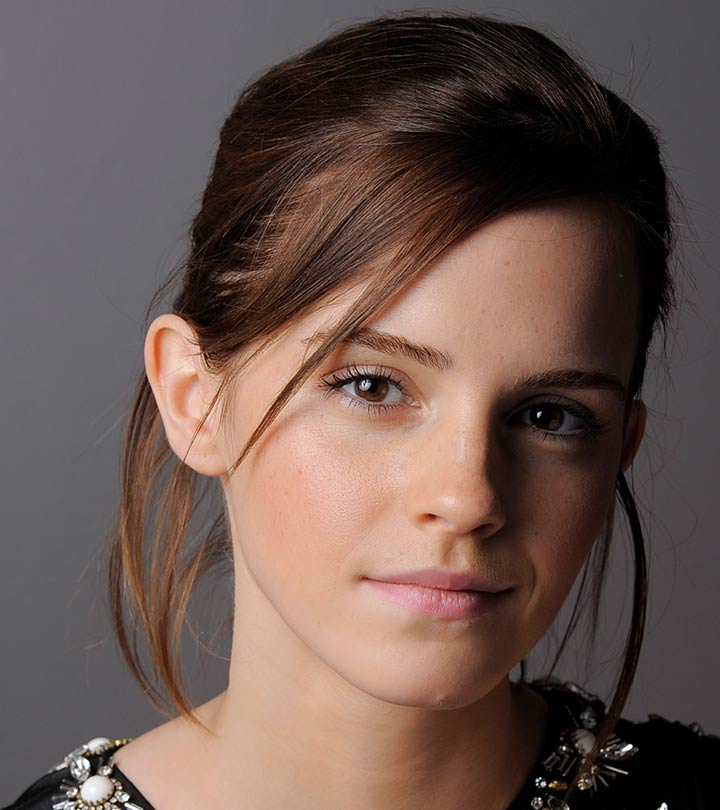
#> input picture Assignment1/a1images/emma.jpg, 720 x 810 px; the run also reads 1 picture not shown here
$ jupyter execute assignement1.ipynb
#> lines starting #> are read from the running program, lines starting #| are printed output that depends on the picture; after the words box and inside, x2 and y2 are one past the last pixel; in counts of white or black regions, pixels touching at a corner belong together
[cell 1]
# Intensity Windowing
import cv2 as cv
import numpy as np
import matplotlib.pyplot as plt


t1 = np.linspace(0, 50, 51).astype('uint8')
print(len(t1))
t2 = np.linspace(100, 255, 100).astype('uint8')
print(len(t2))
t3 = np.linspace(155, 255, 105).astype('uint8')
print(len(t3))

transform = np.concatenate((t1, t2, t3), axis=0).astype('uint8')
print(len(transform))

fig, ax = plt.subplots()
ax.plot(transform)
ax.set_xlabel(r'Input, $f(\mathbf{x})$')
ax.set_ylabel('Output, $\mathrm{T}[f(\mathbf{x})]$')
ax.set_xlim(0,255)
ax.set_ylim(0,255)
ax.set_aspect('equal')
plt.show()
#> figure, not shown here; curve peaks at x = 150, y = 255


f = cv.imread('a1images/emma.jpg', cv.IMREAD_GRAYSCALE)
#> f: shape (810, 720); min 0, max 255, mean 92.3
t = np.arange(256, dtype=np.uint8)
g = transform[f]
fig, ax = plt.subplots(1, 2, figsize=(16, 6))
ax[0].imshow(f, cmap='gray', vmin=0, vmax=255)
ax[0].set_title('Original Image')
ax[1].imshow(g, cmap='gray', vmin=0, vmax=255)
ax[1].set_title('Transformed Image')
for a in ax[0:1]:
    a.axis('off')

plt.show()

[cell 2]
t1 = np.linspace(0, 70, 181).astype('uint8')
print(len(t1))
t2 = np.linspace(180, 255, 75).astype('uint8')
print(len(t2))

transform1 = np.concatenate((t1, t2), axis=0).astype('uint8')
print(len(transform1))

t3 = np.linspace(0, 100, 101).astype('uint8')
print(len(t1))
t4 = np.linspace(200, 255, 80).astype('uint8')
print(len(t2))
t5 = np.linspace(100, 90, 75).astype('uint8')
print(len(t2))


transform2 = np.concatenate((t3, t4, t5), axis=0).astype('uint8')
print(len(transform2))

fig, ax = plt.subplots()
ax.plot(np.arange(256), transform1, label='Transform 1', linestyle='-', linewidth=2)
ax.plot(np.arange(256), transform2, label='Transform 2', linestyle='--', linewidth=2)

ax.set_xlabel(r'Input, $f(\mathbf{x})$')
ax.set_ylabel(r'Output, $\mathrm{T}[f(\mathbf{x})]$')
ax.set_xlim(0, 255)
ax.set_ylim(0, 255)
ax.set_aspect('equal')
ax.legend()
plt.grid(True)
plt.title("Comparison of Two Transform Functions")
plt.show()
#> figure, not shown here; curve peaks at x = 255, y = 255; curve peaks at x = 180, y = 255


f = cv.imread('a1images/brain_proton_density_slice.png', cv.IMREAD_GRAYSCALE)
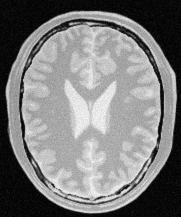
#> input picture Assignment1/a1images/brain_proton_density_slice.png, 181 x 217 px
#> f is the input picture: shape (217, 181); min 0, max 251, mean 123.7
t = np.arange(256, dtype=np.uint8)
g1 = transform1[f]
g2 = transform2[f]
fig, ax = plt.subplots(1, 3, figsize=(14, 4))
ax[0].imshow(f, cmap='gray', vmin=0, vmax=255)
ax[0].set_title('Original Image')
ax[1].imshow(g1, cmap='gray', vmin=0, vmax=255)
ax[1].set_title('Transformed Image')
ax[2].imshow(g2, cmap='gray', vmin=0, vmax=255)
ax[2].set_title('Transformed Image')
for a in ax[0:1]:
    a.axis('off')

plt.show()

[cell 3]
import cv2 as cv
import numpy as np
import matplotlib.pyplot as plt

# Load image
f = cv.imread('a1images/highlights_and_shadows.jpg')  # BGR image
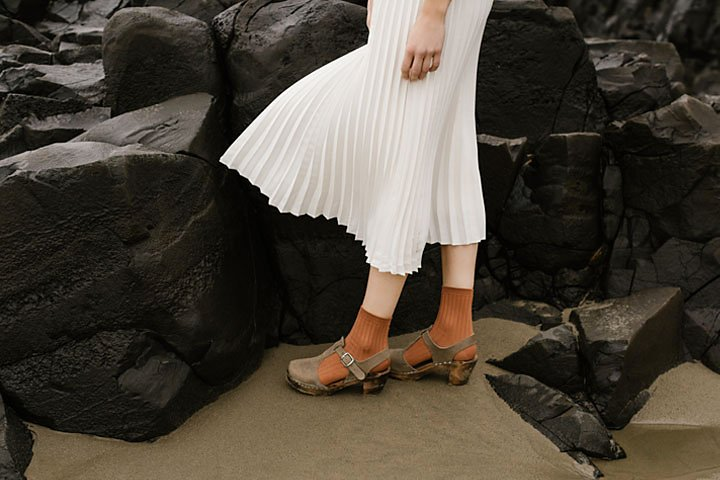
#> input picture Assignment1/a1images/highlights_and_shadows.jpg, 720 x 480 px
#> f is the input picture: shape (480, 720, 3); mean B, G, R 58.1, 68.6, 75.7
lab = cv.cvtColor(f, cv.COLOR_BGR2LAB)
#> lab: shape (480, 720, 3); mean of channels 0, 1, 2 71.3, 129.1, 135
L, a, b = cv.split(lab)

# Normalize L to [0,1], apply gamma, then rescale back to [0,255]
L_float = L / 255.0
gamma = 2.2
L_corrected = np.power(L_float, gamma)
L_corrected = np.uint8(np.clip(L_corrected * 255.0, 0, 255))

# Merge and convert back to BGR
lab_corrected = cv.merge((L_corrected, a, b))
#> lab_corrected: shape (480, 720, 3); mean of channels 0, 1, 2 35.3, 129.1, 135
img_corrected = cv.cvtColor(lab_corrected, cv.COLOR_LAB2BGR)

# Show result
plt.subplot(1, 2, 1)
plt.title("Original")
plt.imshow(cv.cvtColor(f, cv.COLOR_BGR2RGB))

plt.subplot(1, 2, 2)
plt.title("Gamma corrected (γ=2.2)")
plt.imshow(cv.cvtColor(img_corrected, cv.COLOR_BGR2RGB))
plt.show()
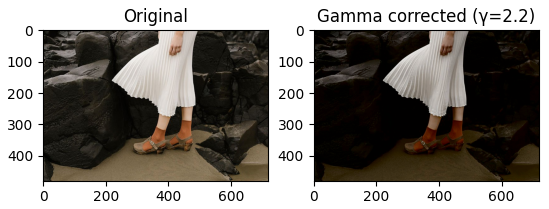
#> figure drawn by matplotlib, 2 panels

[cell 4]
f = cv.cvtColor(f, cv.COLOR_BGR2RGB)
hist, bins = np.histogram(f.ravel(), 256, [0, 256])
#> hist = 256 values, max 20977 at index 16, min 40 at index 253, mean 4050; bins = 257 values from 0 to 256
hist2, bins2 = np.histogram(lab_corrected.ravel(), 256, [0, 256])
#> hist2 = 256 values, max 158530 at index 130, min 0 at index 64, mean 4050; bins2 = 257 values from 0 to 256
fig, ax = plt.subplots(1, 2, figsize=(12, 4))
ax[0].plot(hist)
ax[0].set_title('Original Image Histogram')
ax[0].set_xlabel('Intensity Value')
ax[0].set_ylabel('Frequency')
ax[1].plot(hist2)
ax[1].set_title('Corrected Image Histogram')
ax[1].set_xlabel('Intensity Value')
ax[1].set_ylabel('Frequency')
plt.show()
#> figure, not shown here; panel 1: curve peaks at x = 16, y = 20977; panel 2: curve peaks at x = 130, y = 158530

[cell 5]
import cv2 as cv
import numpy as np
import matplotlib.pyplot as plt

# Read and convert
f = cv.imread('a1images/highlights_and_shadows.jpg')  # BGR image
hsv = cv.cvtColor(f, cv.COLOR_BGR2HSV)
#> hsv: shape (480, 720, 3); mean H, S, V 20.7, 81.9, 75.7
h, s, v = cv.split(hsv)

# Parameters
a = 0.4   # vibrance amount, in [0,1]
sigma = 70.0

# Transformation on saturation
S_transformed = s.astype(np.float32) + a * 128 * np.exp(-((s.astype(np.float32) - 128)**2) / (2 * sigma**2))
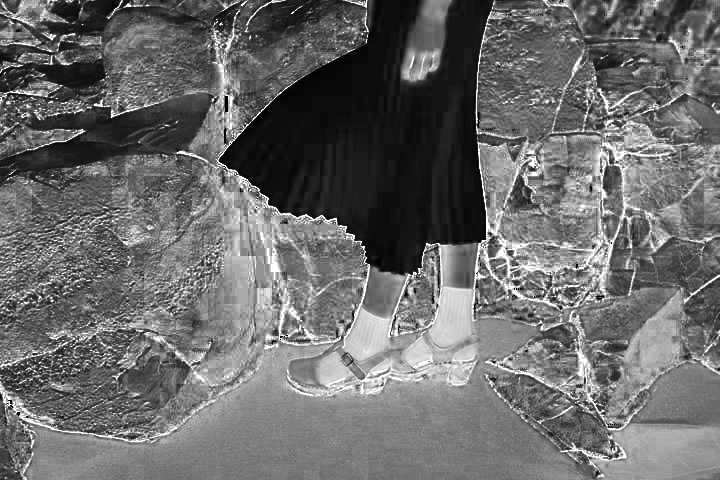
#> S_transformed: shape (480, 720) float32; min 9.62, max 264.9, mean 117.3; drawn with min black and max white
S_transformed = np.clip(S_transformed, 0, 255).astype(np.uint8)

# Merge back into HSV and convert to RGB
hsv[:, :, 1] = S_transformed
#> hsv: shape (480, 720, 3); mean H, S, V 20.7, 116.6, 75.7
g = cv.cvtColor(hsv, cv.COLOR_HSV2RGB)
#> g: shape (480, 720, 3)

# Show transformed color image
fig, ax = plt.subplots(1,3, figsize=(12, 4))
ax[0].imshow(cv.cvtColor(f, cv.COLOR_BGR2RGB))
ax[0].set_title('Original Image')
ax[0].axis('off')

ax[1].imshow(g)
ax[1].set_title('Vibrance Enhanced Image')
ax[1].axis('off')

x_vals = np.arange(256, dtype=np.float32)
transform = x_vals + a * 128 * np.exp(-((x_vals - 128)**2) / (2 * sigma**2))
transform = np.clip(transform, 0, 255).astype(np.uint8)

ax[2].plot(transform)
ax[2].set_xlabel(r'Input, x')
ax[2].set_ylabel(r'Output, $f(\mathbf{x})$')
ax[2].set_xlim(0, 255)
ax[2].set_ylim(0, 255)
plt.grid(True)

plt.show()
#> figure, not shown here; panel 3: curve peaks at x = 242, y = 255

[cell 6]
# Do the Same Using a Hand-Computed Intensity Transfromation
import cv2 as cv
import numpy as np
import matplotlib.pyplot as plt

f = cv.imread('a1images/shells.tif', cv.IMREAD_GRAYSCALE)
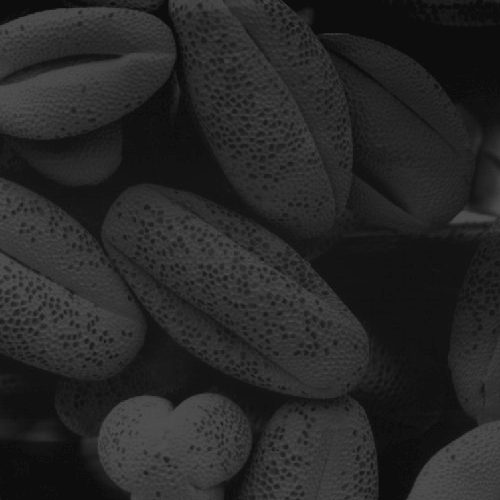
#> input picture Assignment1/a1images/shells.tif, 500 x 500 px
#> f is the input picture: shape (500, 500); min 13, max 83, mean 38.7
M, N = f.shape
#> M = 500; N = 500
L = 256
t = np.zeros(256, dtype=np.uint8)
hist, bins = np.histogram(f.ravel(), 256, [0, 256])
#> hist = 256 values, max 17718 at index 13, min 0 at index 0, mean 976.6
cdf = hist.cumsum()
#> cdf = 256 values from 0 to 250000
cdf_min = cdf.min()
#> cdf_min = 0
# Normalize CDF
cdf_normalized = (cdf - cdf_min) / (M*N - cdf_min)
#> cdf_normalized = 256 values from 0 to 1
t = np.round(cdf_normalized * (L - 1)).astype(np.uint8)
#> t = 256 values from 0 to 255

g = t[f]
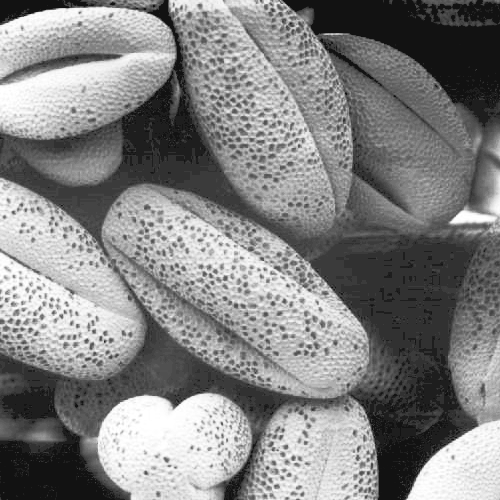
#> g: shape (500, 500); min 18, max 255, mean 130.9
fig, ax = plt.subplots(1, 2, figsize=(12, 8))
ax[0].imshow(f, cmap='gray', vmin=0, vmax=255)
ax[0].set_title('Original Image')
ax[0].axis('off')
ax[1].imshow(g, cmap='gray', vmin=0, vmax=255)
ax[1].set_title('Histogram Equalization')
ax[1].axis('off')
plt.show()

fig, ax = plt.subplots(1, 2, figsize=(12, 5))
ax[0].plot(hist, color='blue')
ax[0].set_title('Original Image Histogram')
ax[0].set_xlabel('Intensity Value')
ax[0].set_ylabel('Frequency')
ax[1].plot(t, color='orange')
ax[1].set_title('Histogram Equalization Histogram')
ax[1].set_xlabel('Intensity Value')
ax[1].set_ylabel('Frequency')
plt.show()
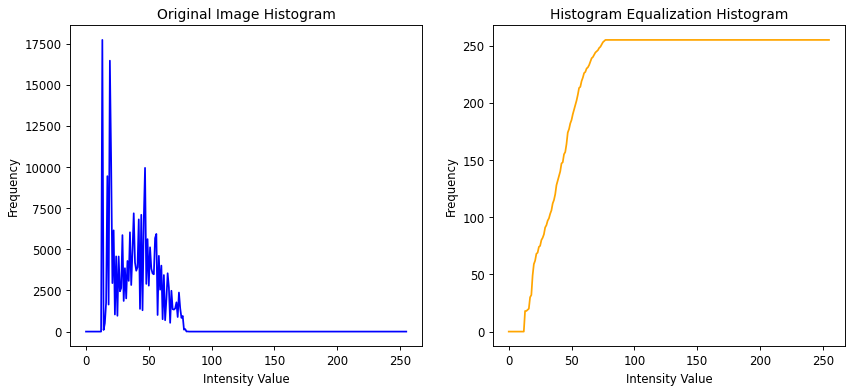
#> figure drawn by matplotlib, 2 panels; panel 1: curve peaks at x = 13, y = 17718; panel 2: curve peaks at x = 77, y = 255

[cell 7]
import cv2 as cv
import numpy as np
import matplotlib.pyplot as plt

f = cv.imread('a1images/jeniffer.jpg')
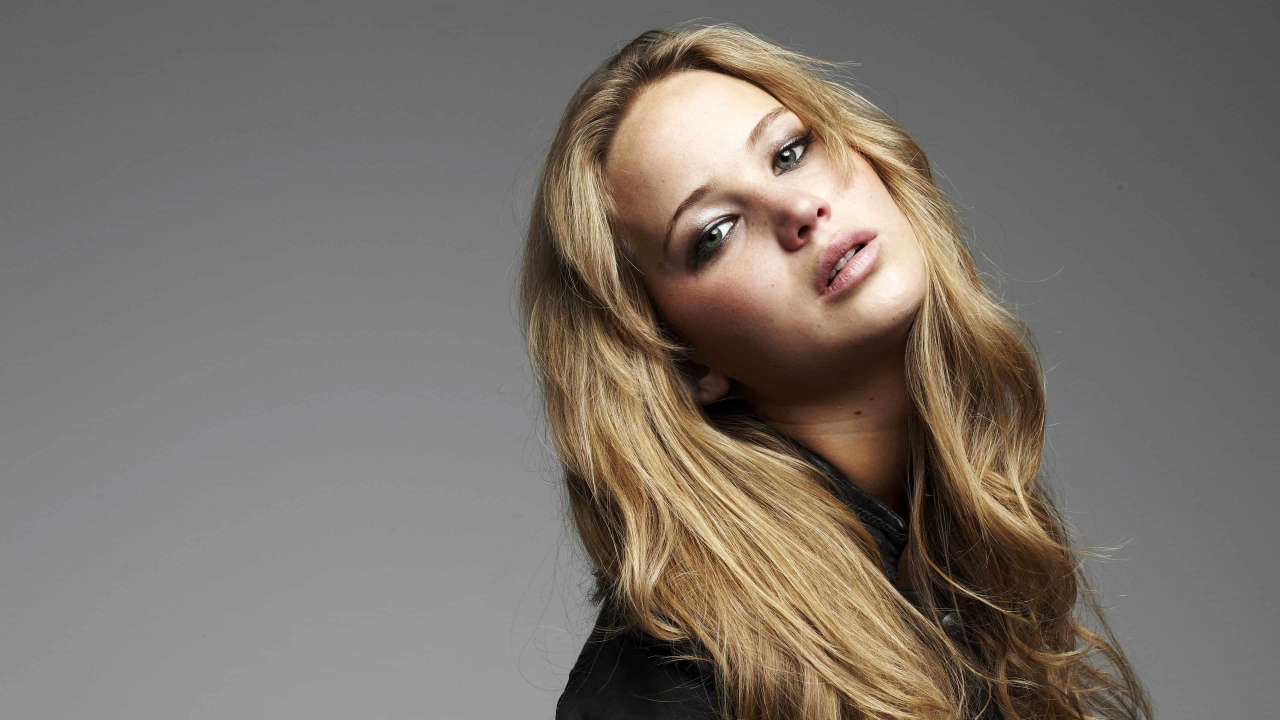
#> input picture Assignment1/a1images/jeniffer.jpg, 3840 x 2160 px (shown at 1/3 size)
#> f is the input picture: shape (2160, 3840, 3); mean B, G, R 106.8, 114.3, 122.3
f = cv.cvtColor(f, cv.COLOR_BGR2HSV)
#> f: shape (2160, 3840, 3); mean H, S, V 8.8, 36.1, 122.4
h, s, v = cv.split(f)
#> h: shape (2160, 3840)
#> s: shape (2160, 3840)
#> v: shape (2160, 3840)

fig, ax = plt.subplots(1, 3, figsize=(12, 4))
ax[0].imshow(h, cmap='gray')
ax[0].set_title('Hue Channel')
ax[0].axis('off')

ax[1].imshow(s, cmap='gray')
ax[1].set_title('Saturation Channel')
ax[1].axis('off')

ax[2].imshow(v, cmap='gray')
ax[2].set_title('Value Channel')
ax[2].axis('off')

plt.show()

[cell 8]
threshold_value = 11
_, foreground_mask = cv.threshold(s, threshold_value, 255, cv.THRESH_BINARY)
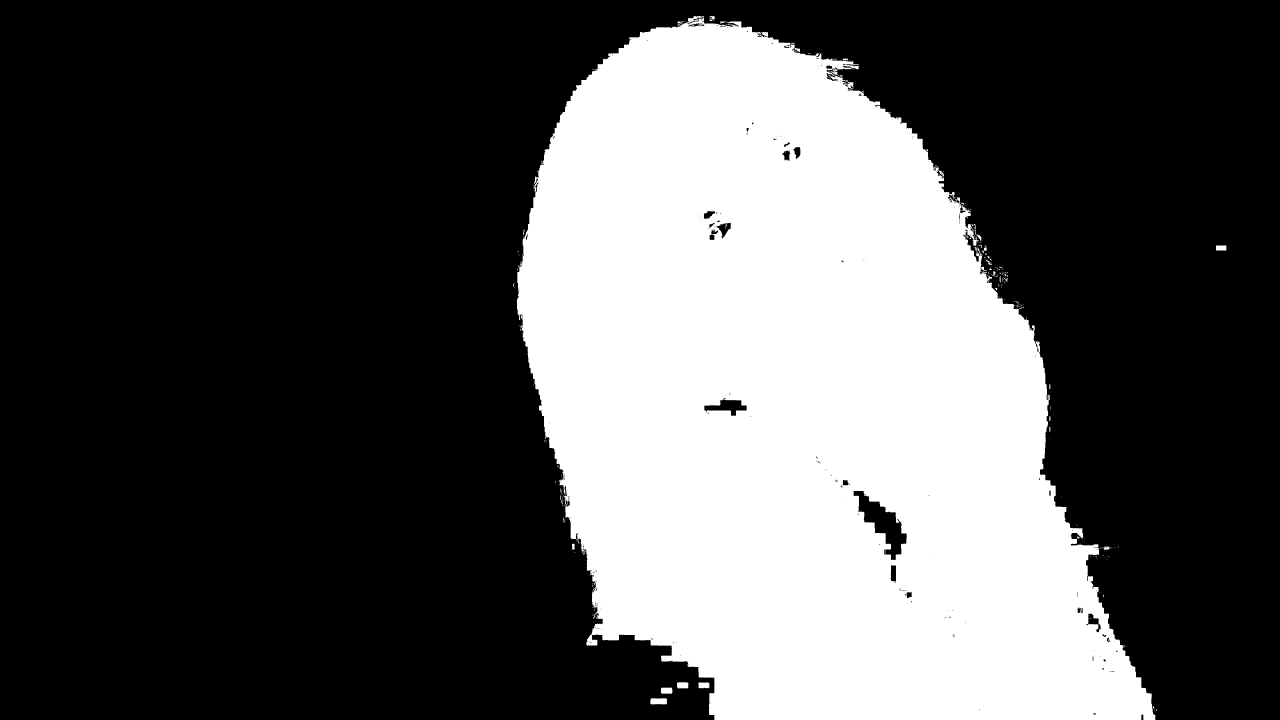
#> foreground_mask: shape (2160, 3840) (shown at 1/3 size); 32.9% white; 316 white regions (268 under 20 px), largest, box (x1, y1, x2, y2) and area: (1551, 48, 3466, 2160) 2722423, (1951, 2095, 2001, 2113) 864, (1983, 2063, 2017, 2081) 598

# Show the mask
plt.imshow(foreground_mask, cmap='gray')
plt.title('Foreground Mask from Saturation')
plt.axis('off')
plt.show()

[cell 9]
hist_foreground = cv.calcHist([s], [0], foreground_mask, [256], [0, 256])
#> hist_foreground = 256 values, max 27312 at index 255, min 0 at index 0, mean 10659.8
cdf = hist_foreground.cumsum()
#> cdf = 256 values from 0 to 2728920

num_foreground_pixels = np.count_nonzero(foreground_mask)
#> num_foreground_pixels = 2728920
cdf_min = cdf[np.nonzero(cdf)][0]
#> cdf_min = 11269

L = 256
t = np.round((cdf - cdf_min) / (num_foreground_pixels - cdf_min) * (L - 1)).astype(np.uint8)
#> t = 256 values, max 255 at index 0, min 0 at index 12, mean 158.2

s_eq = s.copy()
foreground_indices = foreground_mask == 255
s_eq[foreground_indices] = t[s[foreground_indices]]

hsv_eq = cv.merge([h, s_eq, v])
#> hsv_eq: shape (2160, 3840, 3); mean H, S, V 8.8, 42.3, 122.4
result = cv.cvtColor(hsv_eq, cv.COLOR_HSV2BGR)
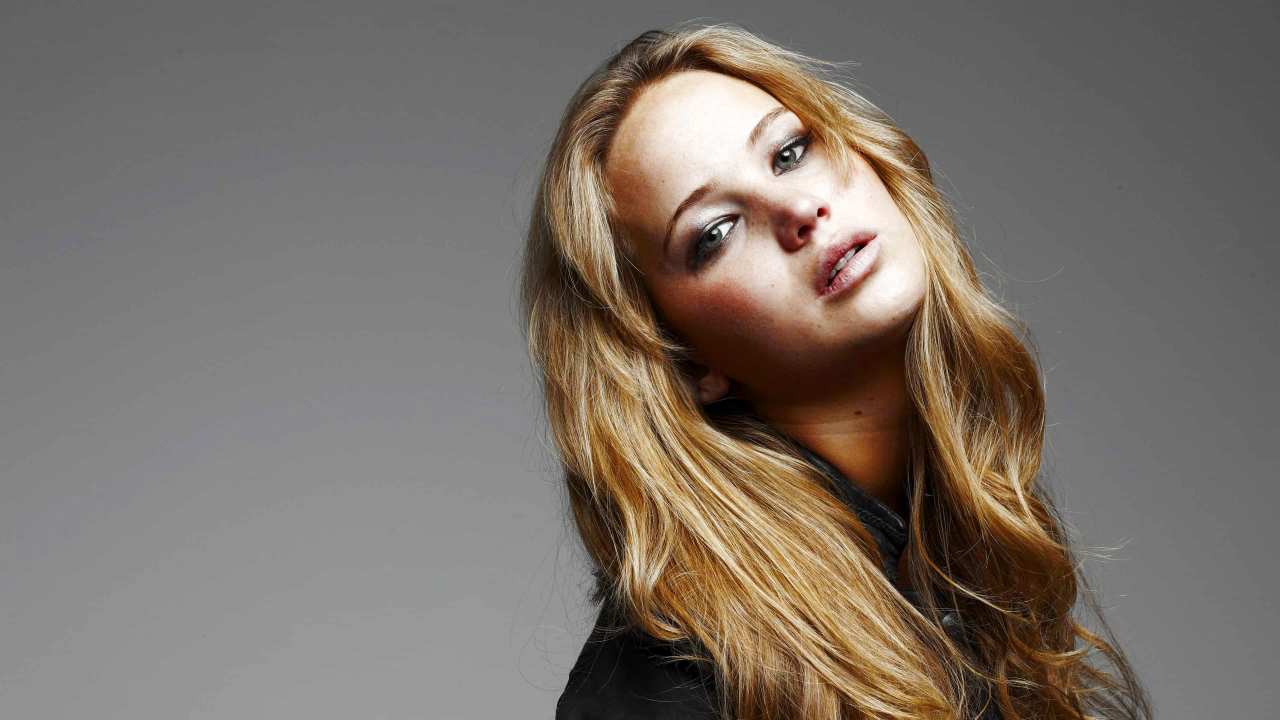
#> result: shape (2160, 3840, 3) (shown at 1/3 size); mean B, G, R 105, 113.2, 122.3

plt.imshow(cv.cvtColor(result, cv.COLOR_BGR2RGB))
plt.title('Histogram Equalized Foreground')
plt.axis('off')
plt.show()

[cell 10]
# Extract foreground pixels only
foreground = cv.bitwise_and(s, s, mask=foreground_mask)

# Show the foreground pixels
plt.imshow(foreground, cmap='gray')
plt.title('Foreground Pixels from Saturation Channel')
plt.axis('off')
plt.show()
# Compute histogram of foreground pixels
# Important: Pass the mask to histogram function to count only foreground pixels

hist_foreground = cv.calcHist([s], [0], foreground_mask, [256], [0, 256])


plt.plot(hist_foreground)
plt.title('Histogram of Foreground Pixels (Saturation Channel)')
plt.xlabel('Intensity Value')
plt.ylabel('Pixel Count')
plt.show()

[cell 11]
cdf = hist_foreground.cumsum()
cdf_min = cdf.min()
#> cdf_min = 0
cdf_max = cdf.max()
#> cdf_max = 2728920
t = np.array([(L-1)/(M*N)*cdf[i] for i in range(256)], dtype=np.uint8)
#> t = 256 values, max 253 at index 150, min 0 at index 0, mean 125.8

# Apply histogram equalization to the foreground
s_eq = t[foreground]

# Merge equalized S channel back to HSV and convert to BGR
hsv_eq = cv.merge([h, s_eq, v])
result = cv.cvtColor(hsv_eq, cv.COLOR_HSV2BGR)

# Show images and mask
fig, axs = plt.subplots(2, 3, figsize=(15, 8))

axs[0, 0].imshow(cv.cvtColor(f, cv.COLOR_HSV2RGB))
axs[0, 0].set_title('Original Image')
axs[0, 0].axis('off')

axs[0, 1].imshow(h, cmap='gray')
axs[0, 1].set_title('Hue Channel')
axs[0, 1].axis('off')

axs[0, 2].imshow(s, cmap='gray')
axs[0, 2].set_title('Saturation Channel')
axs[0, 2].axis('off')

axs[1, 0].imshow(v, cmap='gray')
axs[1, 0].set_title('Value Channel')
axs[1, 0].axis('off')

axs[1, 1].imshow(foreground_mask, cmap='gray')
axs[1, 1].set_title('Foreground Mask')
axs[1, 1].axis('off')

axs[1, 2].imshow(cv.cvtColor(result, cv.COLOR_BGR2RGB))
axs[1, 2].set_title('Result with Equalized Foreground')
axs[1, 2].axis('off')

plt.tight_layout()
plt.show()

[cell 12]
import cv2 as cv
import numpy as np
from matplotlib import pyplot as plt

im = cv.imread('a1images/einstein.png', cv.IMREAD_REDUCED_GRAYSCALE_2)
assert im is not None

sobel_x = np.array([[-1, -2, -1], [0, 0, 0], [1, 2, 1]])
sobel_y = np.array([[-1, 0, 1], [-2, 0, 2], [-1, 0, 1]])

im_x = cv.filter2D(im, cv.CV_64F, sobel_x)
im_y = cv.filter2D(im, cv.CV_64F, sobel_y)

fig, ax  = plt.subplots(1,2, sharex='all', sharey='all', figsize=(18,9))
ax[0].imshow(im_x, cmap='gray')
ax[0].set_title('Sobel X')
ax[0].set_xticks([]), ax[0].set_yticks([])
ax[1].imshow(im_y, cmap='gray')
ax[1].set_title('Sobel Y')
ax[1].set_xticks([]), ax[1].set_yticks([])
plt.show()

[cell 13]
import cv2 as cv
import matplotlib.pyplot as plt
import numpy as np
import math

def filter(image, kernel):
    assert kernel.shape[0] % 2 == 1 and kernel.shape[1] % 2 == 1
    k_hh, k_hw = kernel.shape[0] // 2, kernel.shape[1] // 2
    h, w = image.shape
#> h = 190; w = 182
    result = np.zeros((h, w), dtype=np.float32)

    for m in range(k_hh, h - k_hh):
        for n in range(k_hw, w - k_hw):
            region = image[m-k_hh:m+k_hh+1, n-k_hw:n+k_hw+1]
            result[m, n] = np.sum(region * kernel)

    # rescale to 0–255 for display
    result = cv.normalize(result, None, 0, 255, cv.NORM_MINMAX)
    return result.astype(np.uint8)

img = cv.imread('a1images/einstein.png', cv.IMREAD_REDUCED_GRAYSCALE_2)
f, axarr = plt.subplots(1,3, figsize=(15, 8))
axarr[0].imshow(img, cmap="gray")
axarr[0].set_title('Original')
kernel_x = np.array([[-1, -2, -1], [0, 0, 0], [1, 2, 1]], dtype='float')
kernel_y = np.array([[-1, 0, 1], [-2, 0, 2], [-1, 0, 1]], dtype='float')
imgx = filter(img, kernel_x)
imgx = imgx*255.0
imgx = imgx.astype(np.uint8)

imgy = filter(img, kernel_y)
imgy = imgy*255.0
imgy = imgy.astype(np.uint8)

axarr[1].imshow(imgx, cmap="gray")
axarr[1].set_title('Sobel X')

axarr[2].imshow(imgy, cmap="gray")
axarr[2].set_title('Sobel Y')
